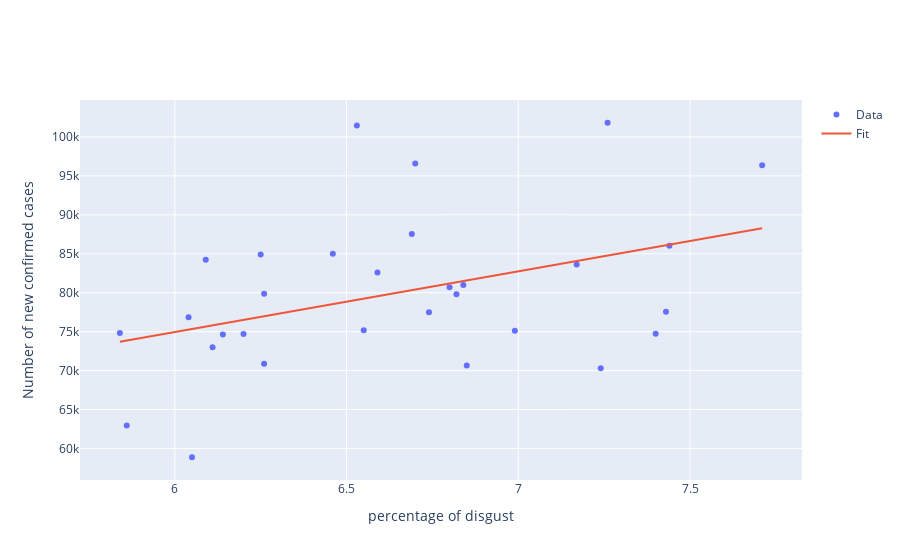

Notebook source saved alongside this figure:
### Code cell
conclusion('disgust', 'New_Confirmed', 1)
